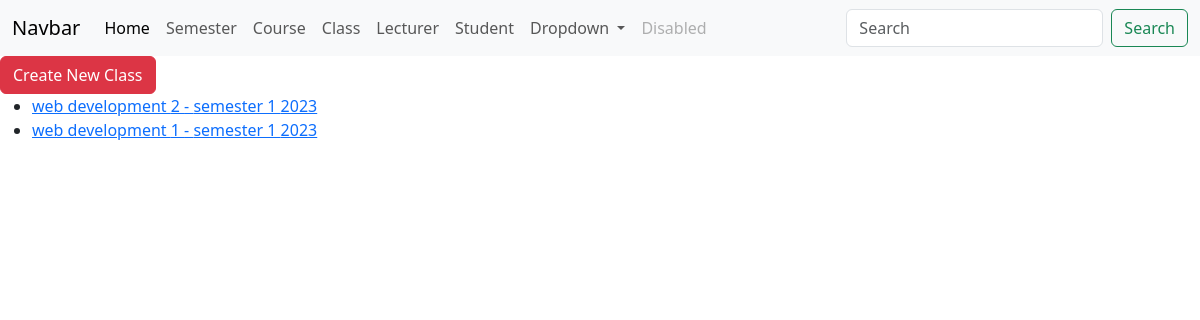
Page /classes on the committed database.
### attendance/models.py (models this page shows, shortened)
class Class(models.Model):
    number = models.CharField(max_length=255)
    course = models.ForeignKey(Course, on_delete=models.CASCADE, related_name='classes')
    enrollments = models.ManyToManyField(Enrollment, null=True, blank=True)
    lecturer = models.ForeignKey(Lecturer, null=True, blank=True, on_delete=models.CASCADE)

class Course(models.Model):
    semester = models.ForeignKey(Semester, on_delete=models.CASCADE, related_name='courses')
    code = models.CharField(max_length=255)
    name = models.CharField(max_length=255)

class Semester(models.Model):
    semester = models.CharField(max_length=255)
    year = models.CharField(max_length=255)

### attendance/views.py (the view)
# urls.py: path("classes", list_classes, name="classes"),
def list_classes(request):
    data = Class.objects.all()
    content = {'classes': data}
    return render(request, "list_classes.html", content)

### attendance/templates/list_classes.html (shortened to what this page needs)
{%  extends "base.html" %}
{%  block content %}
    <a href="{% url 'create_class' %}" class="btn btn-danger">Create New Class</a>
    <ul>
    {% for class in classes %}
        <li>
            <a href="{% url 'detail_class' id=class.id %}">{{ class.course.name }} {{ class.number }} - {{ class.course.semester.semester }} {{ class.course.semester.year }}</a>
        </li>
    {% endfor %}
    </ul>
{%  endblock %}

### rows in the picture
Class: course.name "web development", number "2", course.semester.semester "semester 1", course.semester.year "2023"
Class: course.name "web development", number "1", course.semester.semester "semester 1", course.semester.year "2023"
